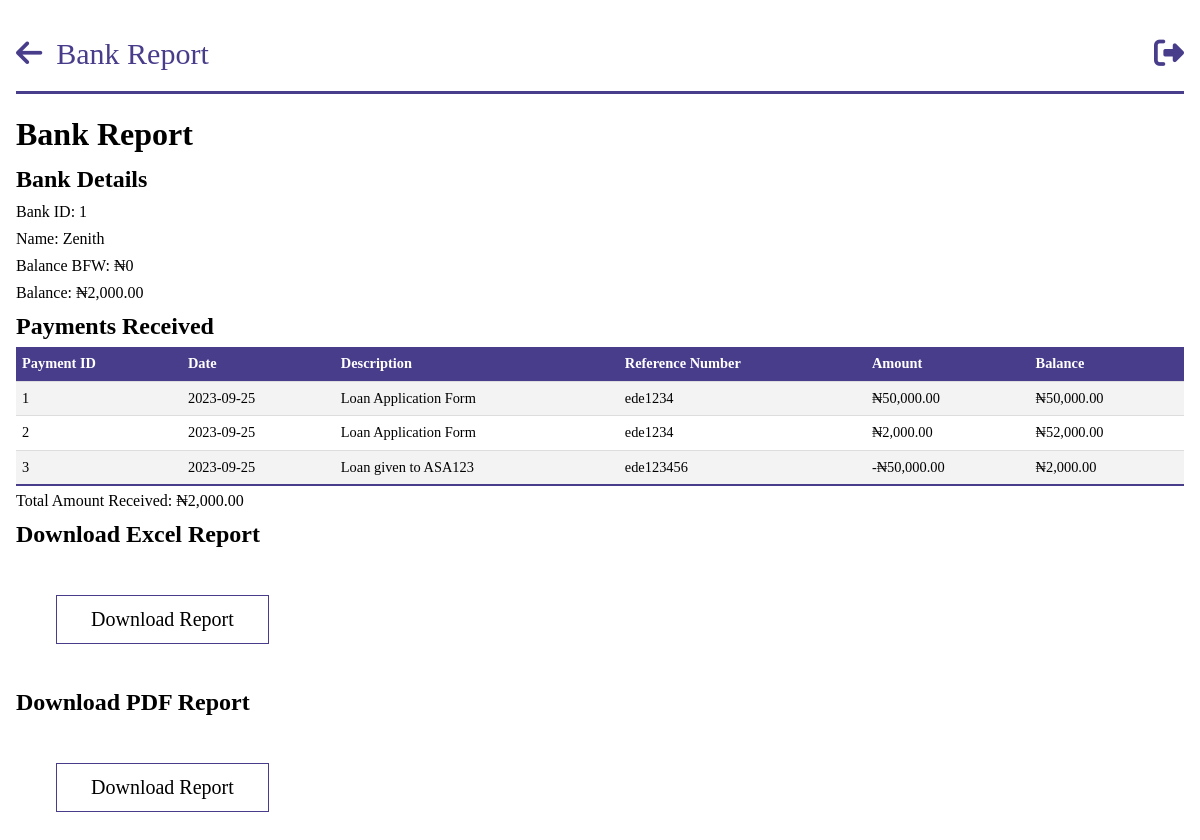
/bank_report/1 (signed in), run on an earlier commit of the app's database.
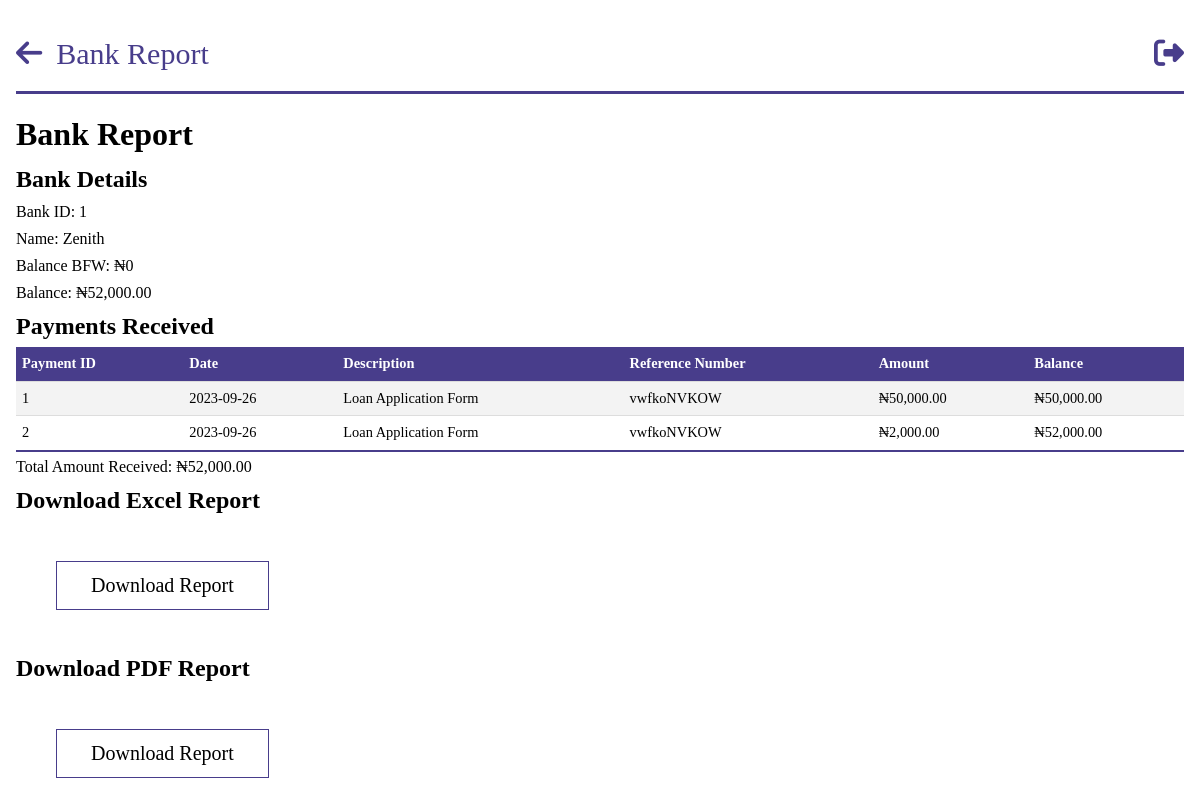
And on a later commit of the database.
### models.py (models this page shows, shortened)
class Bank(db.Model):
    __tablename__ = "banks"
    id = db.Column(db.Integer, primary_key=True)
    name = db.Column(db.String, nullable=False, unique=True)
    balance_bfd = db.Column(db.Float, default=0.0)
    new_balance = db.Column(db.Float, default=0.0)
    payments = db.relationship("BankPayment", backref="bank")

class BankPayment(db.Model):
    __tablename__ = "bank_payments"
    id = db.Column(db.Integer, primary_key=True)
    amount = db.Column(db.Float, nullable=False)
    exact_date = db.Column(db.DateTime, nullable=False, default=datetime.utcnow)
    date = db.Column(db.Date, nullable=False)
    person_id = db.Column(
        db.Integer, db.ForeignKey("persons.id"), nullable=True, index=True
    )
    company_id = db.Column(
        db.Integer, db.ForeignKey("companies.id"), nullable=True, index=True
    )
    description = db.Column(db.String, nullable=True)
    ref_no = db.Column(db.String)
    bank_balance = db.Column(db.Float, nullable=True)
    bank_id = db.Column(
        db.Integer, db.ForeignKey("banks.id"), nullable=True, index=True
    )

### app.py (the view)
@app.route("/bank_report/<bank_id>")
@login_required
@role_required(["Admin", "Secretary", "Sub-Admin"])
def individual_bank_report(bank_id):
    bank = query.get_bank(bank_id)
    payments = bank.payments
    total_amount = sum(payment.amount for payment in payments)
    return render_template(
        "query/bank_report.html",
        bank=bank,
        payments=payments,
        total_amount=total_amount,
    )

### app.py (called while the page is built)
@login_manager.user_loader
def load_user(person_id):
    return Person.query.get(person_id)

def role_required(roles_required):
    def decorator(view_func):
        @wraps(view_func)
        def wrapper(*args, **kwargs):
            if not current_user.is_authenticated:
                flash("You must be logged in to access this page.", "error")
                return redirect(url_for("login"))
            user_role = current_user.role
            if user_role.name not in roles_required:
                flash("You don't have the required role to access this page.", "error")
                return redirect(
                    url_for("dashboard")
                )  # Change this to your desired redirect
            return view_func(*args, **kwargs)
        return wrapper
    return decorator

@app.before_request
def before_request():
    g.user = current_user

@app.template_filter("currency")
@login_required
def currency(value):
    modified_value = format_currency(value)  # Modify the value as needed
    return modified_value

### filters.py (called while the page is built)
def format_currency(
    value, currency_symbol="₦", decimal_separator=".", thousands_separator=","
):
    if value:
        if value < 0:
            formatted_value = f"-{currency_symbol}{abs(value):,.2f}"
        else:
            formatted_value = f"{currency_symbol}{value:,.2f}"
        formatted_value = formatted_value.replace(".", decimal_separator).replace(
            ",", thousands_separator
        )
    else:
        formatted_value = f"{currency_symbol}0"
    return formatted_value

### queries.py (called while the page is built)
    def get_bank(self, bank_id):
        bank = Bank.query.get(bank_id)
        return bank

### templates/query/bank_report.html (shortened to what this page needs)
{%extends 'base.html' %}
{% block header%}
Bank Report
{% endblock  %}
{% block anchor%}
<a href="{{ url_for('queries') }}" id='arrow'><i class="fa-solid fa-arrow-left"></i></a>
{% endblock  %}
{%block content%}
<body id="person">
    <h1>Bank Report</h1>
    <h2>Bank Details</h2>
    <p>Bank ID: {{ bank.id }}</p>
    <p>Name: {{ bank.name }}</p>
    <p>Balance BFW: {{ bank.balance_bfd | currency}}</p>
    <p>Balance: {{ bank.new_balance | currency}}</p>
    <h2>Payments Received</h2>
    <table class="tab-content">
        <thead>
            <tr>
                <th>Payment ID</th>
                <th>Date</th>
                <th>Description</th>
                <th>Reference Number</th>
                <th>Amount</th>
                <th>Balance</th>
            </tr>
        </thead>
        <tbody>
            {% for payment in payments %}
            <tr>
                <td>{{ payment.id }}</td>
                <td>{{ payment.date }}</td>
                <td>{{ payment.description}}</td>
                <td>{{ payment.ref_no}}</td>
                <td>{{ payment.amount | currency }}</td>
                <td>{{ payment.bank_balance | currency}}</td>
            </tr>
            {% endfor %}
        </tbody>
    </table>
    </body>
    <p>Total Amount Received: {{ total_amount | currency }}</p>
    <h2>Download Excel Report</h2>
    <button id="downloadExcelButton">Download Report</button>
    <h2>Download PDF Report</h2>
    <button id="downloadPdfButton">Download Report</button>
</body>
{%endblock%}

### templates/base.html (shortened to what this page needs)
<!DOCTYPE html>
<html lang="en">
<head>
    <link rel="stylesheet" href="https://cdnjs.cloudflare.com/ajax/libs/font-awesome/6.4.0/css/all.min.css"/>
    <link rel="stylesheet" href="\static\css\style.css">
</head>
<body class='index'>
    <header class="dashboard">
        <section id="nav">
            {%block anchor%}<a href="{{url_for('dashboard')}}" id='arrow'><i class="fa-solid fa-arrow-left"></i></a>{%endblock%}
            <a id="head">{% block header%}{% endblock  %}</a>
            <a href="{{url_for('logout')}}" class="tail"><i class="fa-sharp fa-solid fa-right-from-bracket"></i></a>
        </section>
    </header>
    {%block content%}
    {%endblock%}
</body>
</html>

### static/css/style.css (style rules this page uses)
* { margin: 0; padding: 0; box-sizing: border-box; font-family:'Times New Roman', Times, serif; }
.index { background-color: #ffffff; margin: 0 auto; max-width: 80em; line-height: 1.5; padding: 1em 1em; }
.index a { color: #fff; line-height: 2.5; text-decoration: none; }
.index #nav { border-bottom: #483d8b solid; margin-bottom: 1em; }
.index #nav a { font-size: 10px; }
.index #nav .tail { float: right; }
.index #nav a { font-size: 30px; color: #483d8b; }
.index #nav .tail i { color: #483d8b; }
.index #nav #arrow i { color: #483d8b; margin-right: 10px; }
#person * { color: #000; max-width: 90em; margin: 0 auto; margin-bottom: 3px; }
#person .tab-content { width: 100%; border-collapse: collapse; font-size: 0.9em; min-width: 400px; }
#person .tab-content tr th { background-color: #483d8b; color: #fff; text-align: left; font-weight: bold; }
#person th, #person td { padding: 6px; text-align: left; border-bottom: 1px solid #ddd; }
#person .tab-content tbody tr:nth-of-type(odd) { background-color: #f3f3f3; }
#person .tab-content tbody tr:last-of-type { border-bottom: 2px solid #483d8b; }
#person button { margin: 2em 2em; display: inline-block; text-decoration: none; border: 1px solid #483d8b; padding: 12px 34px; font-size: 20px; background: transparent; position: relative; cursor: pointer; }

What changed in the data, as far as the page shows it:
removed BankPayment: id "3", date "2023-09-25", description "Loan given to ASA123", ref_no "ede123456", amount "-₦50,000.00", bank_balance "₦2,000.00"
changed Bank "Zenith": new_balance "₦2,000.00" → "₦52,000.00"
changed BankPayment id 1: date "2023-09-25" → "2023-09-26"; ref_no "ede1234" → "vwfkoNVKOW"
changed BankPayment id 2: date "2023-09-25" → "2023-09-26"; ref_no "ede1234" → "vwfkoNVKOW"
Also different on the page:
{{ total_amount | currency }}: "₦2,000.00" → "₦52,000.00"
